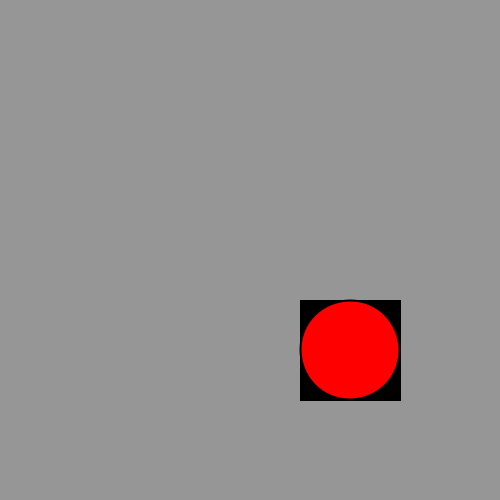
Frame 1 (no input)
Frame 60 (the mouse pressed at the canvas centre just before this capture): identical to frame 1, image omitted
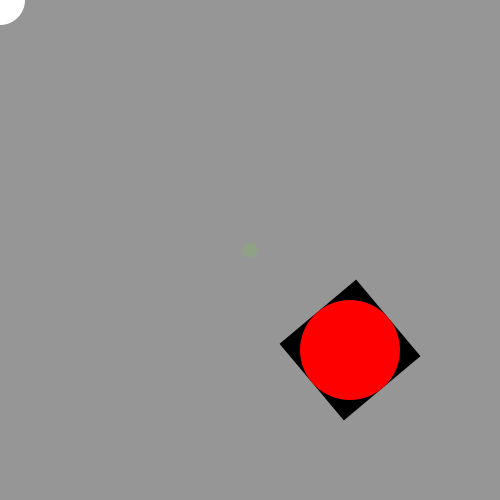
Frame 120 (the mouse held since frame 60 and released just before this capture)

The Processing sketch that drew these frames (run headless with seeded random() and noise(); from frame 60 on, the mouse is pressed at the canvas centre):

// Processing sketch: Translation_Scale
// ── Translation_Scale.pde
//Use translate and scale to change shapes in a scene (DONE)
//Use rotate to rotate a shape without changing position (DONE)
//Use mousePressed to randomly change the color of a shape (DONE)
//Use keyboard input to increase a shape size
int brushSize;
int fill;

void setup() {
  size(500, 500);
  rectMode(CENTER);
  brushSize = 15;
  fill (255, 30, 20);
}

//this is where the rectangle is//
void draw() {
  pushMatrix();
  fill(255);
  translate(width*.5, height*.5);
  rect(width*.25, height*.25, 100, 100);
  popMatrix();

  pushMatrix();
  background(150);
  fill(0);
  translate(width*.7, height*.7);
  rotate(radians(90));
  rotate(radians(mouseX));
  rotate(radians(mouseY));
  rect(0, 0, 100, 100);
  fill (255, 0, 0);
  scale(2.0);
  ellipse(0, 0, 50, 50);
  scale(width*4, height*4);
  popMatrix();

  if (mousePressed) {
    fill(random(255),random(255),random(255),random(255));
    noStroke();
    ellipse(mouseX, mouseY, brushSize, brushSize);
    
  if (keyPressed == true) {
    scale (10.0);
    noStroke();
  } else {
    fill(255);
  }
  ellipse(0, 0, 50, 50);
   
  } 
}
